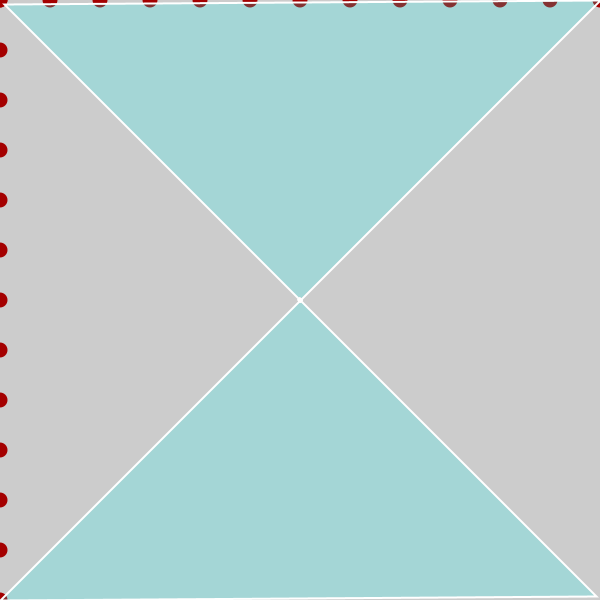
Frame 1 (no input)
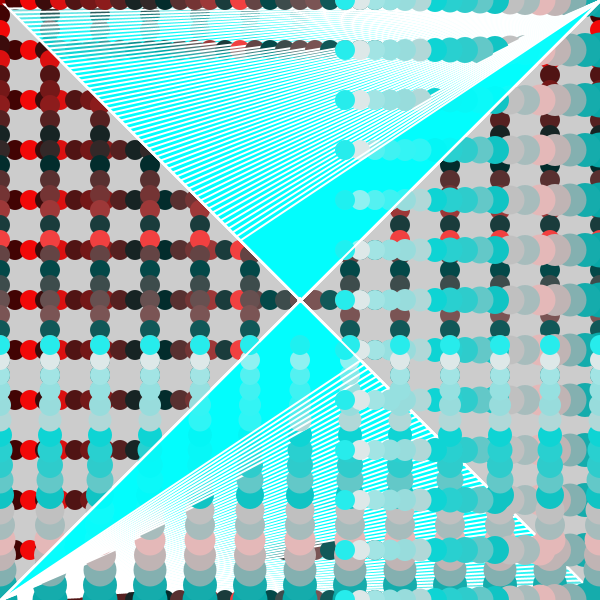
Frame 60 (the mouse pressed at the canvas centre just before this capture)
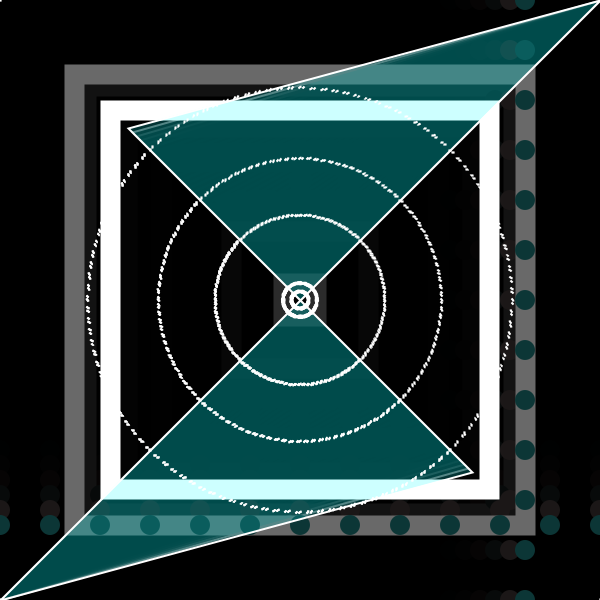
Frame 120 (the mouse held since frame 60 and released just before this capture)

The Processing sketch that drew these frames (run headless with seeded random() and noise(); from frame 60 on, the mouse is pressed at the canvas centre):

// Processing sketch: processing_145971
// ── processing_145971.pde


//triangle
int x = 0;
int y = 0;
int xspeed = 4;
int yspeed = 4;
//ball
int ballX = 0;
int bally = 0;
int ballSpeed = 15;
int ballRadius = 15;
//
float a=300;

 
void setup() {
  size(600,600);
  smooth();
  frameRate(600);
 
}
 
void draw() {
  displayBall();
  bounceBall();
  
  if (mousePressed) rectRandom();

  
  // Add the current speed to the x location.
  x = x + xspeed;
  y = y + yspeed;
   
  if ((x > width/2) || (x < 0)) {
       xspeed = xspeed * -1; }
   if ((y > height/2) || (y < 0)) {
       yspeed = yspeed * -1;  }
 
  
  stroke(255);
  strokeWeight(2);
  fill(0,255,255,50);
  quad(x,y,600,0,0,600,width-x,height-y);
  
  stroke(255,255,255);
  translate(width/2, height/2);
  for (int i=0; i<360; i++) {
    pushMatrix();
    rotate(radians(i));
    ellipse( mouseX, mouseY, 0, PI);
     rotate(radians(i/2));
    ellipse( mouseX/2, mouseY/2, 0, PI);
    ellipse( mouseX/3, mouseY/3, 0, PI);
    ellipse( mouseX/25, mouseY/25, 0, PI);
    ellipse( mouseX/5, mouseY/5, 0, PI);
    ellipse( mouseX/50, mouseY/50, 0, PI);
    popMatrix();}
}

void rectRandom()
{

  noStroke();
  fill(#000000,150);
  rectMode(LEFT); // draws the rect from the center
  rect(0,0,width,height);
   
  // random number for a for the width
  float a=random(width);
     
  stroke(255);
  strokeWeight(20);
  noFill();
   strokeWeight(20);
 rectMode(CENTER); // draws 
 rect(width/2,height/2,a,a);
}
 
void displayBall() {
  noStroke();
  noFill();
  fill(random(255), x,y, 255);
  for(int come = 0; come <= height; come = come +50){
  ellipse(ballX, come, ballRadius, ballRadius);
  }
  for(int come2 = 0; come2 <= width; come2 = come2 +50){
  ellipse(come2, bally, ballRadius, ballRadius);
  }
  
  ballRadius = constrain(ballRadius-1, 20, 36);
}
 void bounceBall() {
  ballX = ballX + ballSpeed;
  bally = bally + ballSpeed;
  if ((ballX > width) || (ballX < 0)) {
    ballSpeed = ballSpeed * -1;
    ballRadius = 36;
  }
 }
